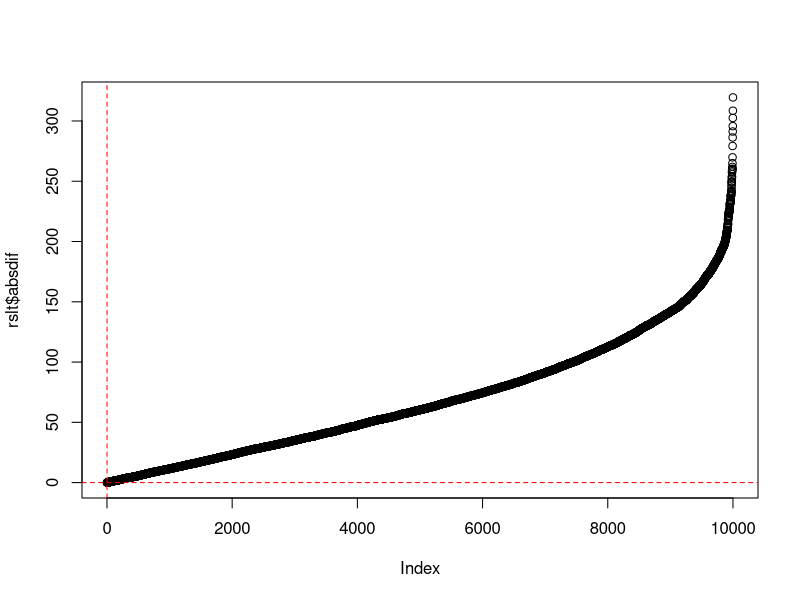

Generate this figure with R:
# simulate data for CSSBB Primer
# F test
# page VIII-59


## Example with simulated data
# Why create simulated data?
#   Most experiments result in raw data to be used in the analysis.  We create
# simulated data for this example to show how the analysis works with raw (unsummarized) data.


### Simulate data
# We use the 'set.seed' function affects the random number generation.  We use it 
# within a loop for reproducability.  
# The loop runs through each seed, creates a random normal sample with specified
# mean and standard deviation.  The sample mean and sample standard deviation are
# calculated for that iteration and stored in a dataframe.  
# When the loop is finished the absolute distance of each sample statistic from the
# desired value is calculated and summed.  We then look for the minimum value of 
# this sum (deviation).  


library(dplyr)


# set targets
ssize_x0 <- 7
mu_x0 <- 10000
sd_x0 <- 300


# empty dataframe to collect results
rslt <- data.frame(i = as.numeric(), dtot = as.numeric())


# loop through seeds for RNG
for (loop_i in 1:10000){
  
  set.seed(loop_i); x <- rnorm(n = ssize_x0, mean = mu_x0, sd = sd_x0); 
  mx <- mean(x) 
  sx <- sd(x)
  
  diff_m <- abs(mx - mu_x0)
  diff_s <- abs(sx - sd_x0)
  
  # diff_tot <- diff_m + diff_s
  diff_tot <- diff_s
  
  rslt[loop_i, 'i'] <- loop_i
  rslt[loop_i, 'dtot'] <- diff_tot
  
}


# Order by decreasing absolute difference.
rslt <- rslt %>% mutate(absdif = abs(dtot - 0)) # somewhat redundant, but can use if diff target <> 0
rslt <- arrange(rslt, absdif)


# Plot the result of the data simulation.
plot(rslt$absdif)
abline(h = rslt[1, 'absdif'], lty = 2, col = 'red')
abline(v = 1, lty = 2, col = 'red')


# Look at simulated differences.
head(rslt)


# Which seed to use?  The one that minimizes the difference from the desired sample statistics.
cat("Value fed to set.seed = ", rslt[1,1])


# Get the simulated data for the example.
set.seed(rslt[1,1]); samplex = rnorm(n = ssize_x0, mean = mu_x0, sd = sd_x0); mean(samplex); sd(samplex)
cat(paste('simulated mean', round(mean(samplex), 2), '\n'))
cat(paste('simulated sd', round(sd(samplex), 3)))



# END CODE ####################################################################